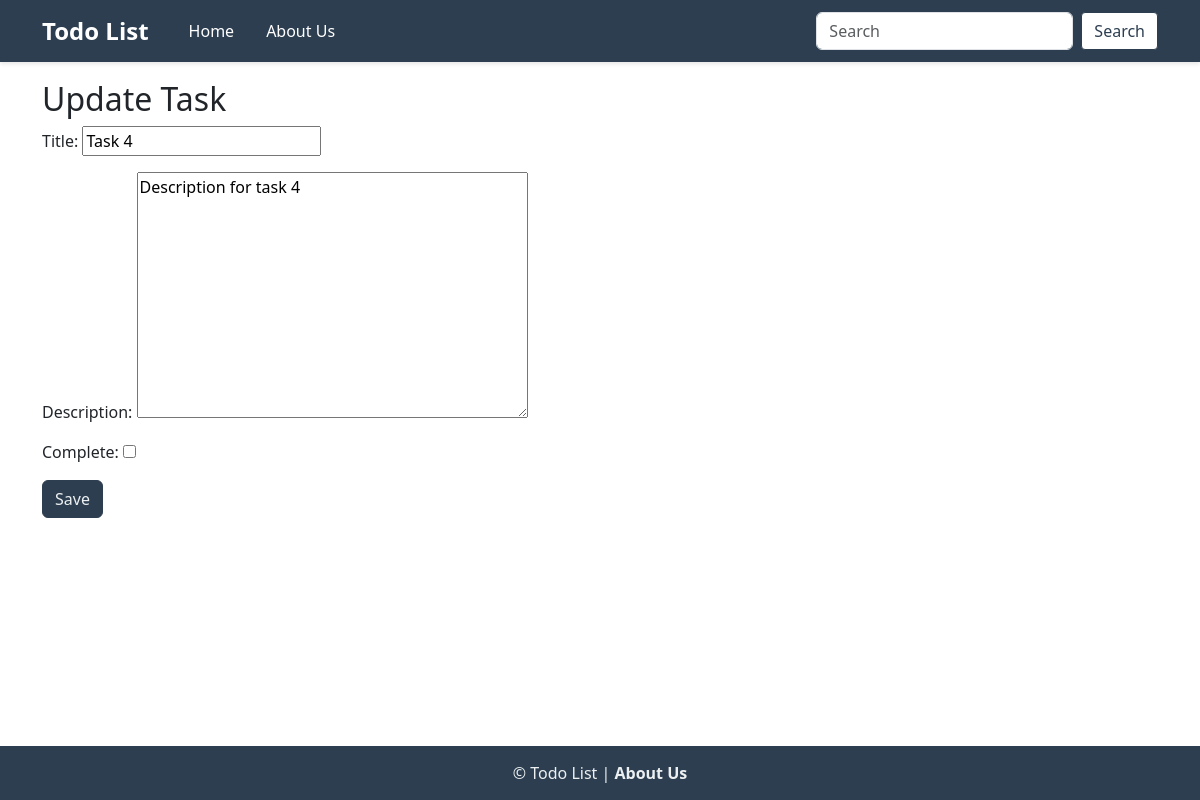
/4/update/, run on an earlier commit of the app's database.
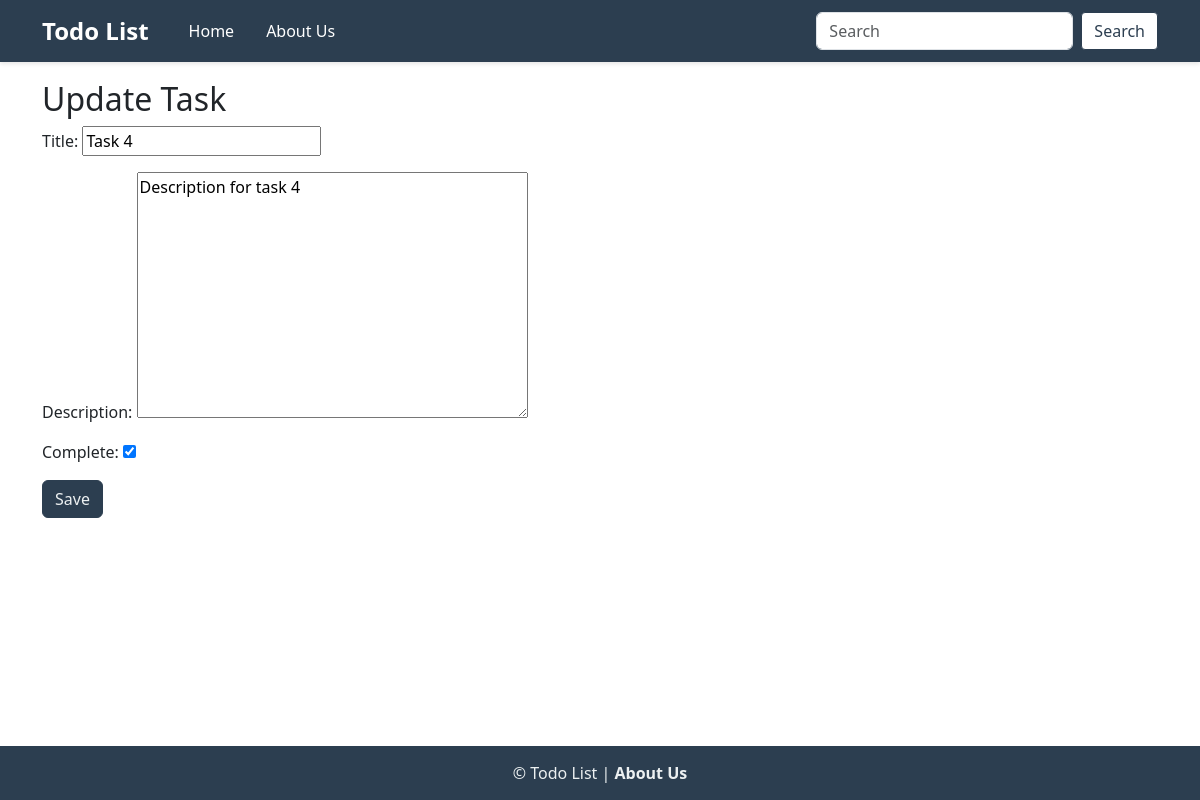
And on a later commit of the database.
### tasks/models.py (models this page shows, shortened)
class Task(models.Model):
    title = models.CharField(max_length=200)
    description = models.TextField(blank=True)
    date = models.DateField(auto_now=False, auto_now_add=True)
    complete = models.BooleanField(default=False)
    position = models.PositiveIntegerField(default=0)

### tasks/views.py (the view)
# urls.py: path('<int:pk>/update/', task_views.TaskUpdateView.as_view(), name='task_update'),
class TaskUpdateView(UpdateView):
    model = Task
    template_name = "task_form.html"
    fields = ['title', 'description', 'complete']

### templates/task_form.html (shortened to what this page needs)
{% extends "base.html" %}
{% block content %}
    <h2>{% if form.instance.pk %}Update Task{% else %}Create Task{% endif %}</h2>
    <form method="post">
        {{ form.as_p }}
        <button type="submit" class="btn btn-primary">Save</button>
    </form>
{% endblock %}

What changed in the data, as far as the page shows it:
changed Task "Task 4": complete "☐" → "☑"
